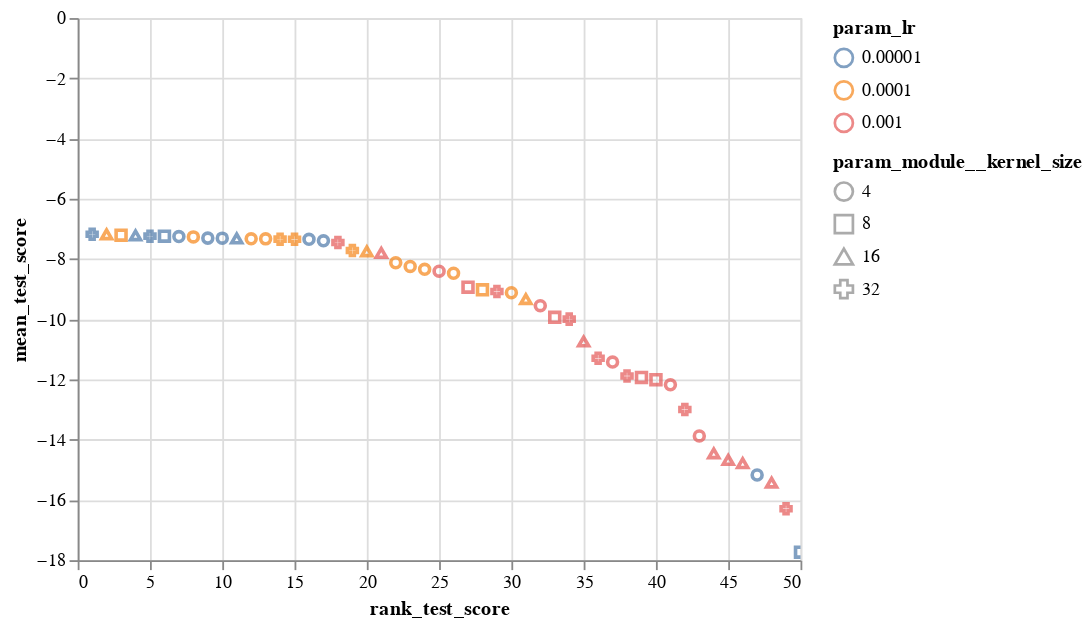

The notebook cell this image was saved under:
### Code cell
alt.Chart(sm_res_df).mark_point().encode(
    x='rank_test_score:Q',
    y='mean_test_score:Q',
    color=alt.Color('param_lr:N',scale=alt.Scale(scheme='tableau10')),
#     column='param_module__num_filters:N',
#     detail='model_desc:N',
    shape="param_module__kernel_size:N"
    
).interactive()

### Figure 1 — Vega-Lite specification as saved in the notebook (floating-point values rounded to 4 significant figures)
{"config": {"view": {"continuousWidth": 400, "continuousHeight": 300}}, "data": {"name": "data-e1bb3be0992aa3a7d152ed2cdf292aba"}, "mark": "point", "encoding": {"color": {"type": "nominal", "field": "param_lr", "scale": {"scheme": "tableau10"}}, "shape": {"type": "nominal", "field": "param_module__kernel_size"}, "x": {"type": "quantitative", "field": "rank_test_score"}, "y": {"type": "quantitative", "field": "mean_test_score"}}, "selection": {"selector011": {"type": "interval", "bind": "scales", "encodings": ["x", "y"]}}, "$schema": "https://vega.github.io/schema/vega-lite/v4.8.1.json", "datasets": {"data-e1bb3be0992aa3a7d152ed2cdf292aba": [{"rank_test_score": 34, "mean_test_score": -9.996, "param_module__num_filters": 16, "param_module__kernel_size": 32, "param_lr": 0.001, "param_module__num_fc_nodes1": 10, "opt_name": "Adam"}, {"rank_test_score": 4, "mean_test_score": -7.214, "param_module__num_filters": 64, "param_module__kernel_size": 16, "param_lr": 1e-05, "param_module__num_fc_nodes1": 50, "opt_name": "Adam"}, {"rank_test_score": 28, "mean_test_score": -9.023, "param_module__num_filters": 128, "param_module__kernel_size": 8, "param_lr": 0.0001, "param_module__num_fc_nodes1": 25, "opt_name": "Adam"}, {"rank_test_score": 23, "mean_test_score": -8.246, "param_module__num_filters": 32, "param_module__kernel_size": 4, "param_lr": 0.0001, "param_module__num_fc_nodes1": 100, "opt_name": "Adam"}, {"rank_test_score": 12, "mean_test_score": -7.329, "param_module__num_filters": 32, "param_module__kernel_size": 4, "param_lr": 0.0001, "param_module__num_fc_nodes1": 25, "opt_name": "SGD"}, {"rank_test_score": 38, "mean_test_score": -11.89, "param_module__num_filters": 64, "param_module__kernel_size": 32, "param_lr": 0.001, "param_module__num_fc_nodes1": 100, "opt_name": "Adam"}, {"rank_test_score": 11, "mean_test_score": -7.317, "param_module__num_filters": 64, "param_module__kernel_size": 16, "param_lr": 1e-05, "param_module__num_fc_nodes1": 100, "opt_name": "RMSprop"}, {"rank_test_score": 18, "mean_test_score": -7.455, "param_module__num_filters": 32, "param_module__kernel_size": 32, "param_lr": 0.001, "param_module__num_fc_nodes1": 25, "opt_name": "Adagrad"}, {"rank_test_score": 32, "mean_test_score": -9.551, "param_module__num_filters": 128, "param_module__kernel_size": 4, "param_lr": 0.001, "param_module__num_fc_nodes1": 25, "opt_name": "SGD"}, {"rank_test_score": 43, "mean_test_score": -13.88, "param_module__num_filters": 128, "param_module__kernel_size": 4, "param_lr": 0.001, "param_module__num_fc_nodes1": 100, "opt_name": "AdamW"}, {"rank_test_score": 14, "mean_test_score": -7.341, "param_module__num_filters": 32, "param_module__kernel_size": 32, "param_lr": 0.0001, "param_module__num_fc_nodes1": 100, "opt_name": "SGD"}, {"rank_test_score": 13, "mean_test_score": -7.331, "param_module__num_filters": 32, "param_module__kernel_size": 4, "param_lr": 0.0001, "param_module__num_fc_nodes1": 25, "opt_name": "Adagrad"}, {"rank_test_score": 48, "mean_test_score": -15.42, "param_module__num_filters": 64, "param_module__kernel_size": 16, "param_lr": 0.001, "param_module__num_fc_nodes1": 25, "opt_name": "Adam"}, {"rank_test_score": 39, "mean_test_score": -11.93, "param_module__num_filters": 16, "param_module__kernel_size": 8, "param_lr": 0.001, "param_module__num_fc_nodes1": 25, "opt_name": "RMSprop"}, {"rank_test_score": 17, "mean_test_score": -7.395, "param_module__num_filters": 64, "param_module__kernel_size": 4, "param_lr": 1e-05, "param_module__num_fc_nodes1": 100, "opt_name": "SGD"}, {"rank_test_score": 10, "mean_test_score": -7.307, "param_module__num_filters": 32, "param_module__kernel_size": 4, "param_lr": 1e-05, "param_module__num_fc_nodes1": 50, "opt_name": "AdamW"}, {"rank_test_score": 40, "mean_test_score": -12.01, "param_module__num_filters": 16, "param_module__kernel_size": 8, "param_lr": 0.001, "param_module__num_fc_nodes1": 25, "opt_name": "Adam"}, {"rank_test_score": 6, "mean_test_score": -7.242, "param_module__num_filters": 32, "param_module__kernel_size": 8, "param_lr": 1e-05, "param_module__num_fc_nodes1": 100, "opt_name": "RMSprop"}, {"rank_test_score": 15, "mean_test_score": -7.345, "param_module__num_filters": 32, "param_module__kernel_size": 32, "param_lr": 0.0001, "param_module__num_fc_nodes1": 10, "opt_name": "Adagrad"}, {"rank_test_score": 33, "mean_test_score": -9.935, "param_module__num_filters": 64, "param_module__kernel_size": 8, "param_lr": 0.001, "param_module__num_fc_nodes1": 10, "opt_name": "RMSprop"}, {"rank_test_score": 46, "mean_test_score": -14.78, "param_module__num_filters": 32, "param_module__kernel_size": 16, "param_lr": 0.001, "param_module__num_fc_nodes1": 100, "opt_name": "AdamW"}, {"rank_test_score": 24, "mean_test_score": -8.343, "param_module__num_filters": 32, "param_module__kernel_size": 4, "param_lr": 0.0001, "param_module__num_fc_nodes1": 100, "opt_name": "AdamW"}, {"rank_test_score": 50, "mean_test_score": -17.74, "param_module__num_filters": 128, "param_module__kernel_size": 8, "param_lr": 1e-05, "param_module__num_fc_nodes1": 10, "opt_name": "Adagrad"}, {"rank_test_score": 27, "mean_test_score": -8.935, "param_module__num_filters": 64, "param_module__kernel_size": 8, "param_lr": 0.001, "param_module__num_fc_nodes1": 10, "opt_name": "SGD"}, {"rank_test_score": 7, "mean_test_score": -7.254, "param_module__num_filters": 64, "param_module__kernel_size": 4, "param_lr": 1e-05, "param_module__num_fc_nodes1": 25, "opt_name": "Adam"}, {"rank_test_score": 47, "mean_test_score": -15.17, "param_module__num_filters": 16, "param_module__kernel_size": 4, "param_lr": 1e-05, "param_module__num_fc_nodes1": 50, "opt_name": "SGD"}, {"rank_test_score": 36, "mean_test_score": -11.29, "param_module__num_filters": 32, "param_module__kernel_size": 32, "param_lr": 0.001, "param_module__num_fc_nodes1": 10, "opt_name": "AdamW"}, {"rank_test_score": 8, "mean_test_score": -7.266, "param_module__num_filters": 64, "param_module__kernel_size": 4, "param_lr": 0.0001, "param_module__num_fc_nodes1": 50, "opt_name": "SGD"}, {"rank_test_score": 37, "mean_test_score": -11.42, "param_module__num_filters": 64, "param_module__kernel_size": 4, "param_lr": 0.001, "param_module__num_fc_nodes1": 25, "opt_name": "RMSprop"}, {"rank_test_score": 19, "mean_test_score": -7.72, "param_module__num_filters": 64, "param_module__kernel_size": 32, "param_lr": 0.0001, "param_module__num_fc_nodes1": 10, "opt_name": "Adam"}, {"rank_test_score": 22, "mean_test_score": -8.124, "param_module__num_filters": 32, "param_module__kernel_size": 4, "param_lr": 0.0001, "param_module__num_fc_nodes1": 50, "opt_name": "Adam"}, {"rank_test_score": 44, "mean_test_score": -14.45, "param_module__num_filters": 128, "param_module__kernel_size": 16, "param_lr": 0.001, "param_module__num_fc_nodes1": 100, "opt_name": "AdamW"}, {"rank_test_score": 41, "mean_test_score": -12.18, "param_module__num_filters": 16, "param_module__kernel_size": 4, "param_lr": 0.001, "param_module__num_fc_nodes1": 50, "opt_name": "Adam"}, {"rank_test_score": 26, "mean_test_score": -8.474, "param_module__num_filters": 64, "param_module__kernel_size": 4, "param_lr": 0.0001, "param_module__num_fc_nodes1": 50, "opt_name": "Adam"}, {"rank_test_score": 25, "mean_test_score": -8.406, "param_module__num_filters": 128, "param_module__kernel_size": 4, "param_lr": 0.001, "param_module__num_fc_nodes1": 10, "opt_name": "Adagrad"}, {"rank_test_score": 3, "mean_test_score": -7.21, "param_module__num_filters": 128, "param_module__kernel_size": 8, "param_lr": 0.0001, "param_module__num_fc_nodes1": 25, "opt_name": "SGD"}, {"rank_test_score": 42, "mean_test_score": -13.0, "param_module__num_filters": 32, "param_module__kernel_size": 32, "param_lr": 0.001, "param_module__num_fc_nodes1": 100, "opt_name": "Adam"}, {"rank_test_score": 31, "mean_test_score": -9.333, "param_module__num_filters": 64, "param_module__kernel_size": 16, "param_lr": 0.0001, "param_module__num_fc_nodes1": 100, "opt_name": "Adam"}, {"rank_test_score": 45, "mean_test_score": -14.67, "param_module__num_filters": 64, "param_module__kernel_size": 16, "param_lr": 0.001, "param_module__num_fc_nodes1": 100, "opt_name": "AdamW"}, {"rank_test_score": 20, "mean_test_score": -7.747, "param_module__num_filters": 16, "param_module__kernel_size": 16, "param_lr": 0.0001, "param_module__num_fc_nodes1": 25, "opt_name": "RMSprop"}, {"rank_test_score": 5, "mean_test_score": -7.242, "param_module__num_filters": 128, "param_module__kernel_size": 32, "param_lr": 1e-05, "param_module__num_fc_nodes1": 50, "opt_name": "Adam"}, {"rank_test_score": 2, "mean_test_score": -7.18, "param_module__num_filters": 128, "param_module__kernel_size": 16, "param_lr": 0.0001, "param_module__num_fc_nodes1": 50, "opt_name": "SGD"}, {"rank_test_score": 21, "mean_test_score": -7.798, "param_module__num_filters": 32, "param_module__kernel_size": 16, "param_lr": 0.001, "param_module__num_fc_nodes1": 50, "opt_name": "Adagrad"}, {"rank_test_score": 30, "mean_test_score": -9.12, "param_module__num_filters": 128, "param_module__kernel_size": 4, "param_lr": 0.0001, "param_module__num_fc_nodes1": 10, "opt_name": "RMSprop"}, {"rank_test_score": 35, "mean_test_score": -10.74, "param_module__num_filters": 32, "param_module__kernel_size": 16, "param_lr": 0.001, "param_module__num_fc_nodes1": 25, "opt_name": "RMSprop"}, {"rank_test_score": 16, "mean_test_score": -7.347, "param_module__num_filters": 128, "param_module__kernel_size": 4, "param_lr": 1e-05, "param_module__num_fc_nodes1": 25, "opt_name": "SGD"}, {"rank_test_score": 49, "mean_test_score": -16.29, "param_module__num_filters": 128, "param_module__kernel_size": 32, "param_lr": 0.001, "param_module__num_fc_nodes1": 50, "opt_name": "AdamW"}, {"rank_test_score": 9, "mean_test_score": -7.307, "param_module__num_filters": 32, "param_module__kernel_size": 4, "param_lr": 1e-05, "param_module__num_fc_nodes1": 100, "opt_name": "AdamW"}, {"rank_test_score": 29, "mean_test_score": -9.078, "param_module__num_filters": 32, "param_module__kernel_size": 32, "param_lr": 0.001, "param_module__num_fc_nodes1": 100, "opt_name": "RMSprop"}, {"rank_test_score": 1, "mean_test_score": -7.18, "param_module__num_filters": 128, "param_module__kernel_size": 32, "param_lr": 1e-05, "param_module__num_fc_nodes1": 25, "opt_name": "Adam"}]}}
